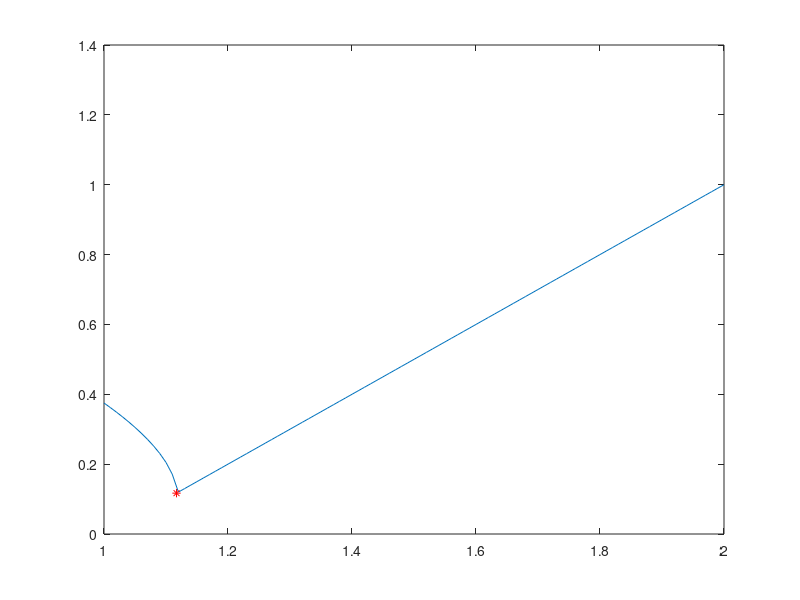

Reproduce this figure in MATLAB.
n = 5;
A = diag(ones(n,1)*4) + diag(ones(n-1,1)*2,-1) + diag(ones(n-1,1)*1,1);
D = diag(diag(A));
L = tril(A,-1);
U = triu(A,1);
Gj = -inv(D)*(L+U);
rhoj = max(abs(eigs(Gj)));
rhosor = [];
for omega = 1:0.01:2
    Gsor = inv(D+omega*L)*((1-omega)*D-omega*U);
    rhosor = [rhosor; max(abs(eigs(Gsor)))];
end
figure
plot(1:0.01:2, rhosor);
hold on
omega_opt = 2/(1+sqrt(1-rhoj^2));
Gsor = inv(D+omega_opt*L)*((1-omega_opt)*D-omega_opt*U);
plot(omega_opt, max(abs(eigs(Gsor))), 'r*');
hold off
